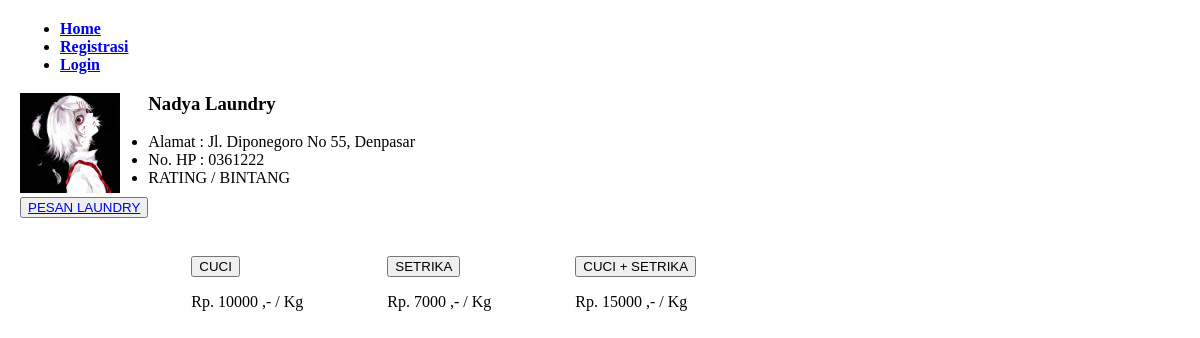
Before: /detail-agen.php?id=1 with the older database file.
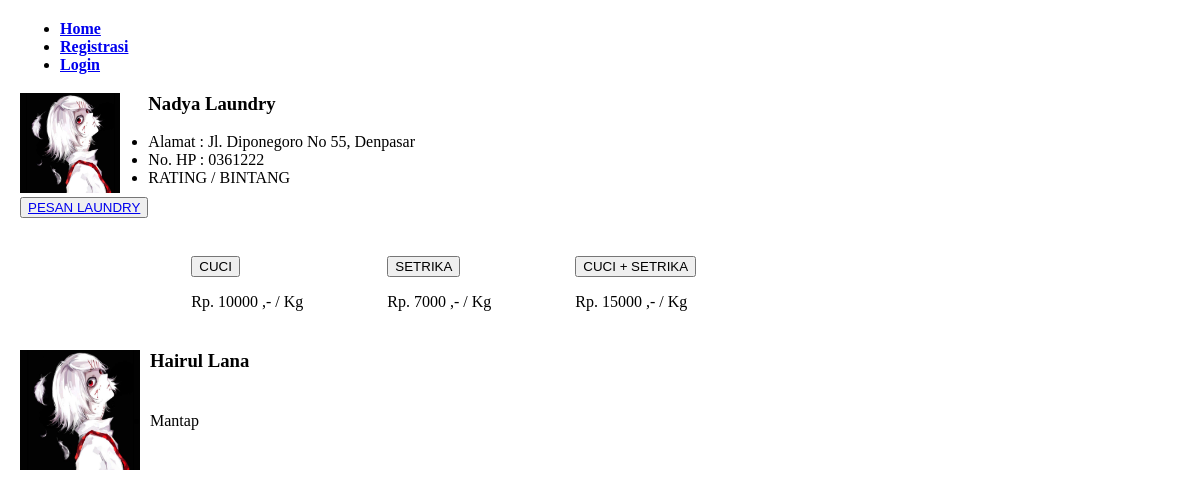
After: the same page with the newer database file.
### tables this page shows
CREATE TABLE `agen` (
  `id_agen` int(11) NOT NULL,
  `nama_laundry` varchar(30) DEFAULT NULL,
  `nama_pemilik` varchar(30) DEFAULT NULL,
  `telp` varchar(13) DEFAULT NULL,
  `email` varchar(30) DEFAULT NULL,
  `kota` varchar(20) DEFAULT NULL,
  `alamat` varchar(100) DEFAULT NULL,
  `plat_driver` varchar(12) DEFAULT NULL,
  `password` varchar(255) DEFAULT NULL
);

CREATE TABLE `harga` (
  `id_harga` int(11) NOT NULL,
  `jenis` varchar(30) NOT NULL,
  `id_agen` int(11) NOT NULL,
  `harga` int(11) NOT NULL
);

CREATE TABLE `transaksi` (
  `kode_transaksi` int(11) NOT NULL,
  `id_cucian` int(11) NOT NULL,
  `id_agen` int(11) NOT NULL,
  `id_pelanggan` int(11) NOT NULL,
  `tgl_mulai` date DEFAULT NULL,
  `tgl_selesai` date DEFAULT NULL,
  `total_bayar` int(11) DEFAULT NULL,
  `rating` int(11) DEFAULT NULL,
  `komentar` text NOT NULL
);

CREATE TABLE `pelanggan` (
  `id_pelanggan` int(11) NOT NULL,
  `nama` varchar(30) DEFAULT NULL,
  `email` varchar(30) DEFAULT NULL,
  `telp` varchar(13) DEFAULT NULL,
  `kota` varchar(20) DEFAULT NULL,
  `alamat` varchar(100) DEFAULT NULL,
  `password` varchar(255) DEFAULT NULL
);

### detail-agen.php (the view, shortened to what this page needs)
<?php
include 'connect-db.php';
$idAgen = $_GET["id"];
$query = mysqli_query($connect, "SELECT * FROM agen WHERE id_agen = '$idAgen'");
$agen = mysqli_fetch_assoc($query);
?>
<!DOCTYPE html>
<html lang="en">
<head>
    <link rel="stylesheet" type="text/css" href="css/rating.css">
    <link rel="stylesheet" href="https://cdnjs.cloudflare.com/ajax/libs/font-awesome/4.7.0/css/font-awesome.min.css">
</head>
<body>
    <?php include 'header.php'; ?>
    <div id="body">
        <div class="detail">
            <div>
                <div style="float:left;">
                    <img src="files/laundryku.jpg" alt="" height=100 width=100><br/>
                    <button><a href="pesan-laundry.php?id=<?= $idAgen ?>">PESAN LAUNDRY</a></button>
                </div>
                <div>
                    <h3><?= $agen["nama_laundry"] ?></h3>
                    <ul>
                        <li>Alamat : <?= $agen["alamat"] . ", " . $agen["kota"] ?></li>
                        <li>No. HP : <?= $agen["telp"] ?></li>
                        <li>RATING / BINTANG</li>
                    </ul>
                </div>
            </div>
            <table>
                <td>
                    <div style="margin-top:50px">
                        <blockquote>
                            <button>CUCI</button>
                            <p>
                                Rp.
                                <?php
                                    $harga = mysqli_query($connect, "SELECT * FROM harga WHERE id_agen = '$idAgen' AND jenis = 'cuci'");
                                    $harga = mysqli_fetch_assoc($harga);
                                    echo $harga['harga'];
                                ?>
                                ,- / Kg
                            </p>
                        </blockquote>
                    </div>
                </td>
                <td>
                    <div style="margin-top:50px">
                        <blockquote>
                            <button>SETRIKA</button>
                            <p>
                                Rp.
                                <?php
                                    $harga = mysqli_query($connect, "SELECT * FROM harga WHERE id_agen = '$idAgen' AND jenis = 'setrika'");
                                    $harga = mysqli_fetch_assoc($harga);
                                    echo $harga['harga'];
                                ?>
                                ,- / Kg
                            </p>
                        </blockquote>
                    </div>
                </td>
                <td>
                    <div style="margin-top:50px">
                        <blockquote>
                            <button>CUCI + SETRIKA</button>
                            <p>
                                Rp.
                                <?php
                                    $harga = mysqli_query($connect, "SELECT * FROM harga WHERE id_agen = '$idAgen' AND jenis = 'komplit'");
                                    $harga = mysqli_fetch_assoc($harga);
                                    echo $harga['harga'];
                                ?>
                                ,- / Kg
                            </p>
                        </blockquote>
                    </div>
                </td>
            </table>
        </div>
        <div id="komentar">
            <?php
                $temp = mysqli_query($connect, "SELECT * FROM transaksi WHERE id_agen = $idAgen");
                while ( $transaksi = mysqli_fetch_assoc($temp) ) :
            ?>
            <div style="margin-top:20px" class="agen">
                <div><img src="files/laundryku.jpg" width=120 height=120 alt="foto" style="float:left;margin-right:10px"></div>
                <h3>
                    <?php
                        $idPelanggan = $transaksi["id_pelanggan"];
                        $temp = mysqli_query($connect, "SELECT * FROM pelanggan WHERE id_pelanggan = $idPelanggan");
                        $pelanggan = mysqli_fetch_assoc($temp);
                        echo $pelanggan["nama"]
                    ?>
                </h3>
                <ul>
                    <li><fieldset class="bintang"><span class="starImg star-<?= $$transaksi['rating'] ?>"></span></fieldset></li>
                    <li><?= $transaksi["komentar"]; ?></li>
                </ul>
            </div>
            <?php endwhile; ?>
        </div>
    </div>
</body>
</html>

### header.php (shortened to what this page needs)
<div id="header">
    <ul>
        <li><a href="index.php"><b>Home</b></a></li>
        <li>
            <?php
                global $connect;
                if ( isset($_SESSION["login-pelanggan"]) && isset($_SESSION["pelanggan"])){
                    $idPelanggan = $_SESSION["pelanggan"];
                    $data = mysqli_query($connect, "SELECT * FROM pelanggan WHERE id_pelanggan = '$idPelanggan'");
                    $data = mysqli_fetch_assoc($data);
                    $nama = $data["nama"];
                    echo "
                        <a href='pelanggan.php'><b>$nama</b></a> (Pelanggan)
                    ";
                }else if ( isset($_SESSION["login-admin"]) && isset($_SESSION["admin"])){
                    echo "
                        <a href='admin.php'><b>Admin</b></a> (Admin)
                    ";
                }else {
                    echo "
                        <a href='registrasi.php'><b>Registrasi</b></a>
                    ";
                }
            ?>
        </li>
        <li>
            <?php
                if ( isset($_SESSION["login-pelanggan"]) && isset($_SESSION["pelanggan"]) || isset($_SESSION["login-agen"]) && isset($_SESSION["agen"]) || isset($_SESSION["login-admin"]) && isset($_SESSION["admin"]) ){
                    echo "
                        <a href='logout.php'><b>Logout</b></a>
                    ";
                }else {
                    echo "
                        <a href='login.php'><b>Login</b></a>
                    ";
                }
            ?>
        </li>
    </ul>
</div>

### css/rating.css (style rules this page uses)
fieldset, label { margin: 0; padding: 0; }
body { margin: 20px; }
.bintang { width: 100px; border: none; font-weight: bold; font-size: 12px; }
.starImg { width: 100px; height: 21px; display: block; background: url(http://1.bp.blogspot.com/-Sp-iHFztZdc/UVD89O9oM1I/AAAAAAAAEU0/Xh-FBDaWyJY/s1600/star.png) 0 0 no-repeat; }

Changed rows visible on the page:
added transaksi: id_pelanggan.nama "Hairul Lana", komentar "Mantap"
